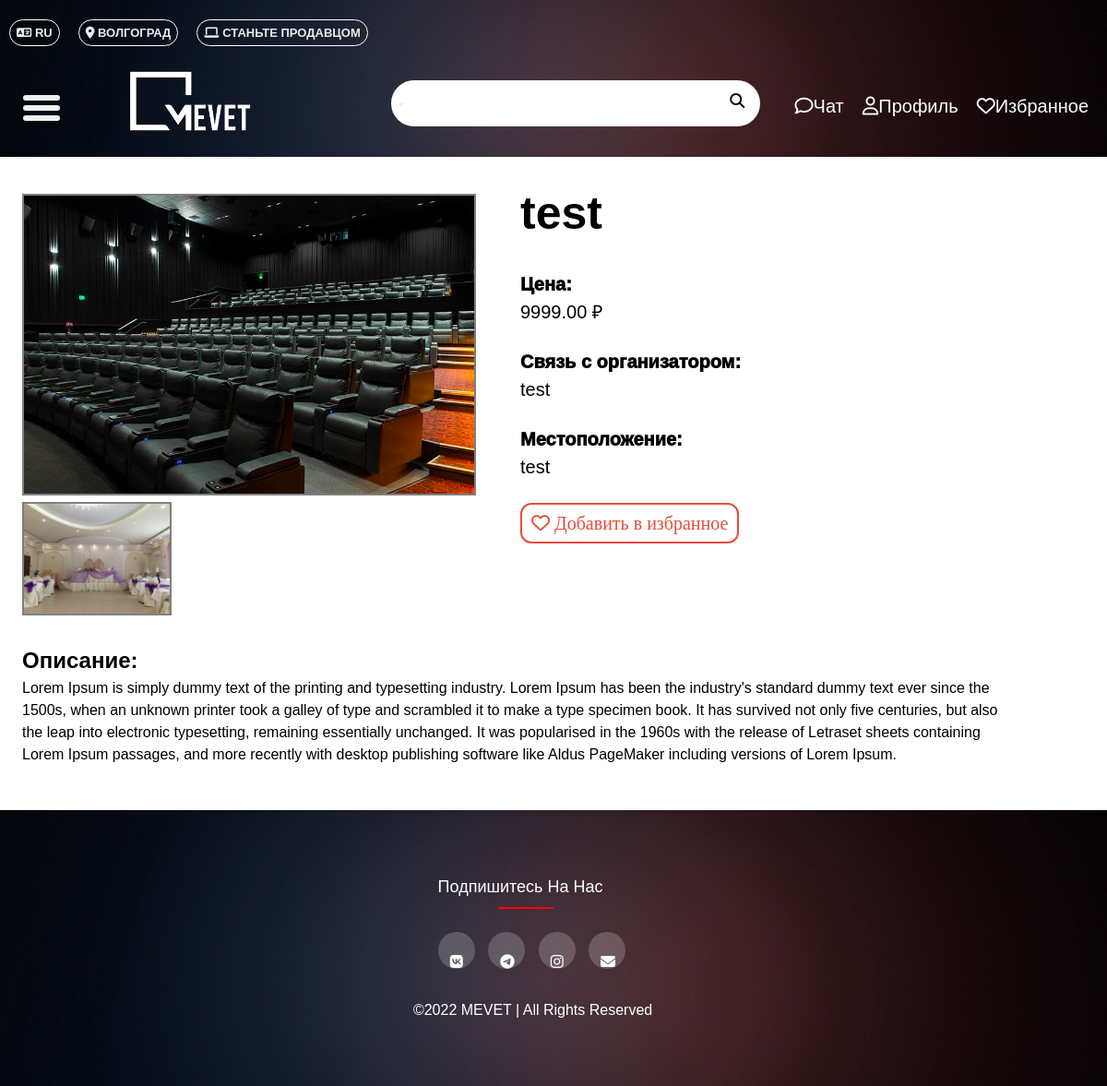
Page /kino/9/ on the earlier database version.
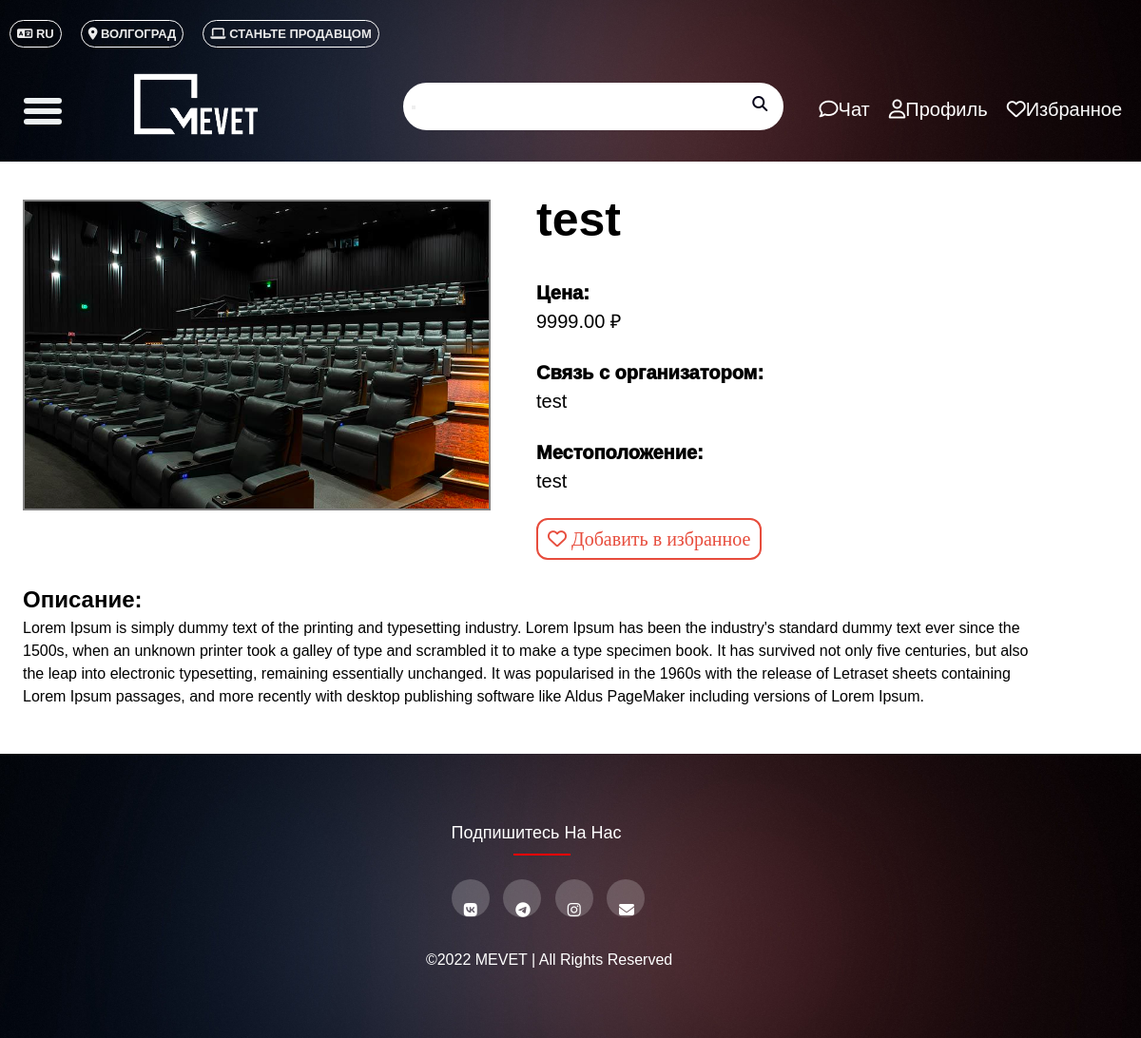
Same page on the later database version.
### rental_ads/models.py (models this page shows, shortened)
class RentalImage(models.Model):
    rental = models.ForeignKey(Rental, related_name='images', on_delete=models.CASCADE)
    image = models.ImageField(upload_to=rental_image_upload_path, blank=True, null=True)
    class Meta:
        verbose_name = "Rental Image"
        verbose_name_plural = "Rental Images"

### rental_ads/views.py (the view)
# urls.py: path('<str:category_name>/<int:rental_id>/', views.rental_detail, name='rental_detail'),
def rental_detail(request, category_name, rental_id):
    rental = get_object_or_404(Rental, id=rental_id)
    images = rental.images.all()
    context = {'rental': rental, 'images': images}
    return render(request, 'rental_detail.html', context)

### rental_ads/templates/rental_detail.html (shortened to what this page needs)
{% extends "base.html" %}
{% load static %}
{% block content %}
<div class="Osn">
    <div class="oneP">
        {% if rental.main_image %}
        <img src="{{ rental.main_image.url }}" class="main_img_rental_detail">
        {% endif %}
        <div class="dynamic">
            {% for image in rental.images.all %}
            <img src="{{ image.image.url }}" class="rental_img_rental_detail">
            {% endfor %}
        </div>
    </div>
    <div class="twoP">
        <h1>{{ rental.title }}</h1>
        <br>
        <p class="spc">Цена:</p>
        <p>{{ rental.price }} ₽</p>
        <br>
        <p class="spc">Связь с организатором:</p>
        <p>{{ rental.contact }}</p>
        <br>
        <p class="spc">Местоположение:</p>
        <p>{{ rental.address }}</p>
        <br>
        <button class="add-to-favorites fa-regular fa-heart " style="font-size: 20px;"> Добавить в избранное</button>
    </div>
</div>
<div class="threeP">
    <h2>Описание:</h2>
    <p>Lorem Ipsum is simply dummy text of the printing and typesetting industry. Lorem Ipsum has been the industry's
        standard dummy text ever since the 1500s, when an unknown printer took a galley of type and scrambled it to make
        a type specimen book. It has survived not only five centuries, but also the leap into electronic typesetting,
        remaining essentially unchanged. It was popularised in the 1960s with the release of Letraset sheets containing
        Lorem Ipsum passages, and more recently with desktop publishing software like Aldus PageMaker including versions
        of Lorem Ipsum.</p>
</div>
{% endblock %}

Differences in the rows shown:
no longer on this page (row edited): RentalImage: image (picture)
